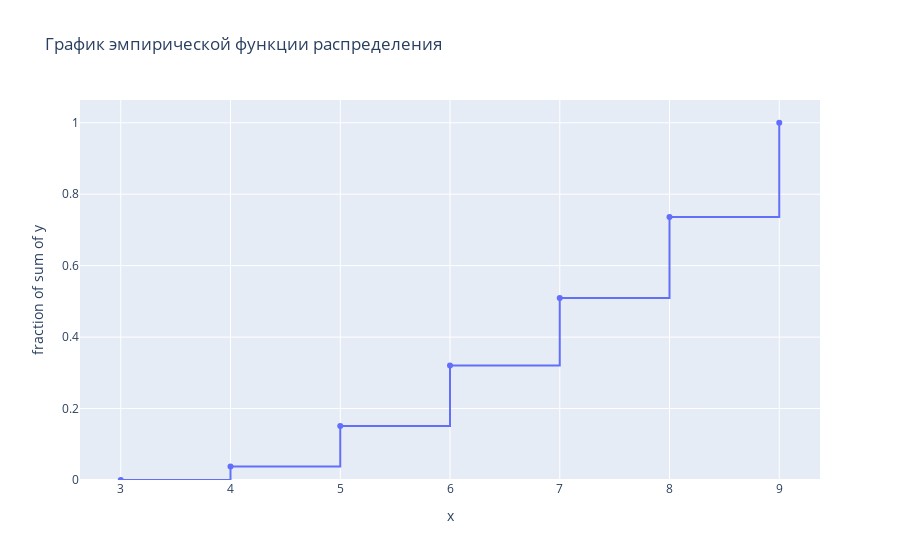

Notebook code cell kept with this figure:
### Markdown cell above
$$
F^* (x) =
\begin{cases}
0, && x \le 3 \\
0.133333, && 3 < x \le 4 \\
0.4, && 4 < x \le 5 \\
0.6, && 5 < x \le 6 \\
0.666667, && 6 < x \le 7 \\
0.8, && 7 < x \le 8 \\
0.933333, && 8 < x \le 9 \\
1, && x > 9
\end{cases}
$$

### Code cell
fig = px.ecdf(
    x=emp_func.columns.values.tolist(),
    y=emp_func.values.tolist()[0],
    markers=True,
    title='График эмпирической функции распределения'
    )
fig.show()

### Figure 1 — Plotly figure (JSON) as saved in the notebook; plotly's stock layout.template omitted (floating-point values rounded to 4 significant figures)
{"data": [{"hovertemplate": "x=%{x}<br>fraction of sum of y=%{y}<extra></extra>", "legendgroup": "", "line": {"dash": "solid", "shape": "hv"}, "marker": {"color": "#636efa", "symbol": "circle"}, "mode": "lines+markers", "name": "", "orientation": "v", "showlegend": false, "type": "scatter", "x": ["3", "4", "5", "6", "7", "8", "9"], "xaxis": "x", "y": [0, 0.03774, 0.1509, 0.3208, 0.5094, 0.7358, 1], "yaxis": "y"}], "layout": {"legend": {"tracegroupgap": 0}, "title": {"text": "График эмпирической функции распределения"}, "xaxis": {"anchor": "y", "domain": [0, 1], "title": {"text": "x"}}, "yaxis": {"anchor": "x", "domain": [0, 1], "rangemode": "tozero", "title": {"text": "fraction of sum of y"}}}}
